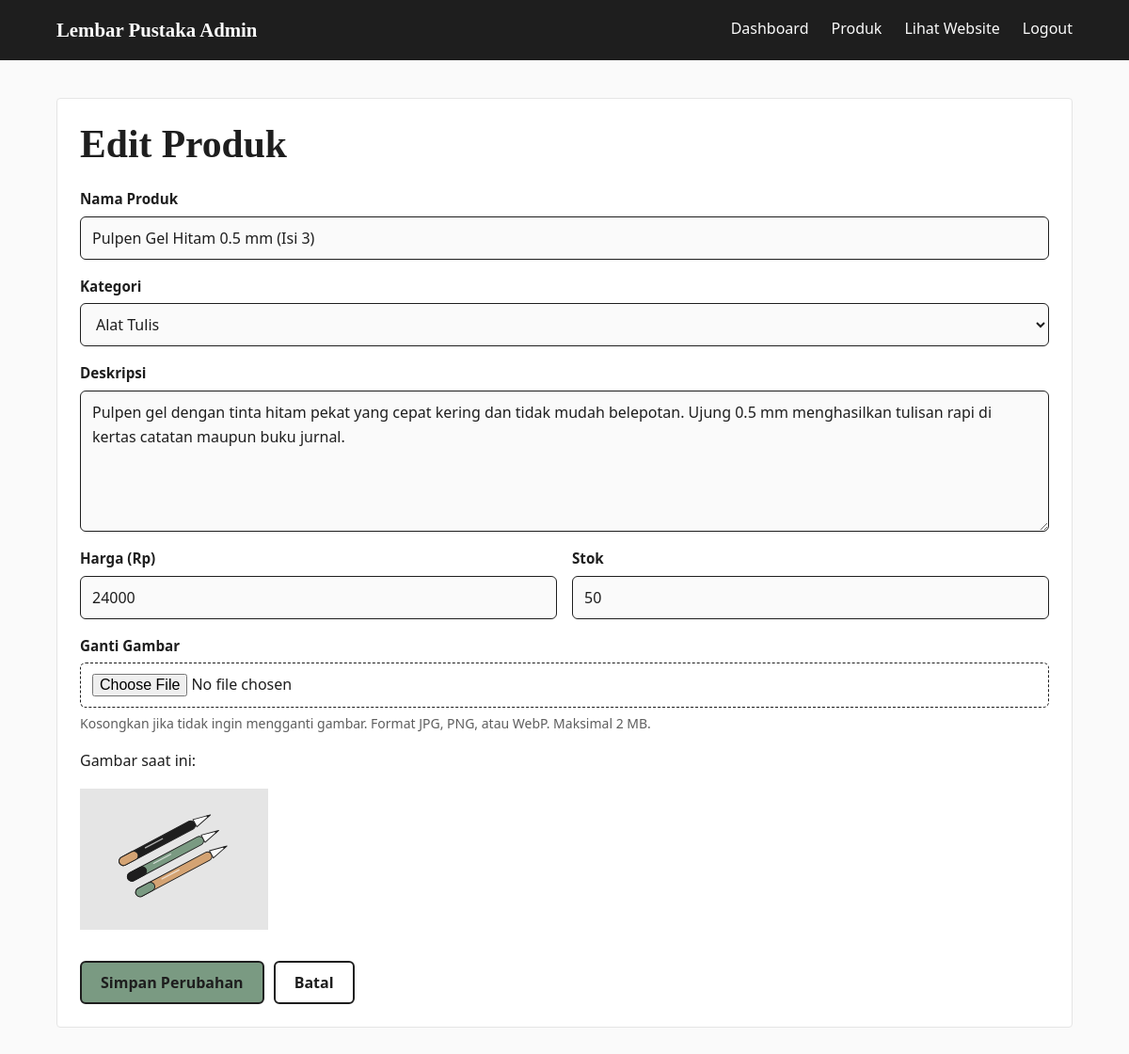
Screenshot of /admin/edit.php?id=2 (signed in) with the database file from the repository.
### tables this page shows
CREATE TABLE `produk` (
  `id` int(11) NOT NULL AUTO_INCREMENT,
  `nama` varchar(100) NOT NULL,
  `kategori` varchar(50) NOT NULL,
  `deskripsi` text NOT NULL,
  `harga` decimal(12,2) NOT NULL,
  `stok` int(11) NOT NULL DEFAULT '0',
  `gambar` varchar(255) DEFAULT NULL,
  `created_at` timestamp NOT NULL DEFAULT CURRENT_TIMESTAMP,
  PRIMARY KEY (`id`),
  KEY `kategori` (`kategori`)
);

### config/database.php (called while the page is built, shortened)
<?php
$daftar_kategori = [
    'Buku Tulis',
    'Alat Tulis',
    'Sampul & Pelindung',
    'Pembatas Buku',
    'Aksesoris Baca',
];
function e($teks)
{
    return htmlspecialchars((string)$teks, ENT_QUOTES, 'UTF-8');
}

### admin/edit.php (the view, shortened to what this page needs)
<?php
require_once "../config/database.php";
$id = isset($_GET['id'])
    ? (int)$_GET['id']
    : 0;
$stmt = mysqli_prepare(
    $conn,
    "SELECT * FROM produk
     WHERE id = ?"
);
mysqli_stmt_bind_param($stmt, "i", $id);
mysqli_stmt_execute($stmt);
$produk = mysqli_fetch_assoc(
    mysqli_stmt_get_result($stmt)
);
include "../includes/header.php";
?>
<main class="container page">
    <div class="card">
        <h1>Edit Produk</h1>
        <form
            action="proses_produk.php"
            method="POST"
            enctype="multipart/form-data"
        >
            <label for="nama">Nama Produk</label>
            <input
                type="text"
                id="nama"
                name="nama"
                maxlength="100"
                value="<?= e($produk['nama']); ?>"
                required
            >
            <label for="kategori">Kategori</label>
            <select id="kategori" name="kategori" required>
                <?php foreach ($daftar_kategori as $kat): ?>
                    <option
                        value="<?= e($kat); ?>"
                        <?= $produk['kategori'] === $kat ? 'selected' : ''; ?>
                    >
                        <?= e($kat); ?>
                    </option>
                <?php endforeach; ?>
            </select>
            <label for="deskripsi">Deskripsi</label>
            <textarea
                id="deskripsi"
                name="deskripsi"
                rows="5"
                required
            ><?= e($produk['deskripsi']); ?></textarea>
            <div class="form-baris">
                <div>
                    <label for="harga">Harga (Rp)</label>
                    <input
                        type="number"
                        id="harga"
                        name="harga"
                        min="0"
                        value="<?= (int)$produk['harga']; ?>"
                        required
                    >
                </div>
                <div>
                    <label for="stok">Stok</label>
                    <input
                        type="number"
                        id="stok"
                        name="stok"
                        min="0"
                        value="<?= (int)$produk['stok']; ?>"
                        required
                    >
                </div>
            </div>
            <label for="gambar">Ganti Gambar</label>
            <input
                type="file"
                id="gambar"
                name="gambar"
                accept=".jpg,.jpeg,.png,.webp"
            >
            <p class="bantuan">
                Kosongkan jika tidak ingin mengganti gambar.
                Format JPG, PNG, atau WebP. Maksimal 2 MB.
            </p>
            <?php if ($produk['gambar']): ?>
                <p>Gambar saat ini:</p>
                <img
                    src="../uploads/produk/<?= e($produk['gambar']); ?>"
                    alt="<?= e($produk['nama']); ?>"
                    width="200"
                >
            <?php endif; ?>
            <br><br>
            <div class="form-aksi">
                <button
                    type="submit"
                    class="btn"
                >
                    Simpan Perubahan
                </button>
                <a
                    href="produk.php"
                    class="btn btn-outline"
                >
                    Batal
                </a>
            </div>
        </form>
    </div>
</main>
<?php include "../includes/footer.php"; ?>

### assets/style.css (style rules this page uses)
:root { --bg: #FAFAFA; --ink: #1E1E1E; --sage: #7A9A82; --mustard: #D4A373; --line: #E5E5E5; --muted: #5E5E5E; --surface: #FFFFFF; --danger: #A63D2F; --font-judul: Georgia, "Times New Roman", serif; --font-isi: "Segoe UI", system-ui, -apple-system, Helvetica, Arial, sans-serif; }
* { box-sizing: border-box; }
html { -webkit-text-size-adjust: 100%; }
body { margin: 0; min-height: 100vh; display: flex; flex-direction: column; font-family: var(--font-isi); font-size: 16px; line-height: 1.6; background: var(--bg); color: var(--ink); }
h1, h2, h3 { font-family: var(--font-judul); font-weight: 700; line-height: 1.2; margin: 0 0 .5em; }
h1 { font-size: clamp(1.8rem, 4vw, 2.6rem); }
p { margin: 0 0 1em; }
a { color: var(--ink); }
img { max-width: 100%; }
.container { width: 90%; max-width: 1100px; margin: auto; }
main, .page { padding: 40px 0 64px; }
.btn { display: inline-block; padding: 10px 20px; background: var(--sage); color: var(--ink); font: inherit; font-weight: 600; line-height: 1.4; text-decoration: none; border: 2px solid var(--ink); border-radius: 6px; cursor: pointer; transition: background-color .15s, color .15s; }
.btn-outline { background: transparent; }
.card { background: var(--surface); padding: 24px; border: 1px solid var(--line); border-radius: 4px; margin-bottom: 24px; }
label { font-weight: 600; font-size: .95rem; }
input, textarea, select { display: block; width: 100%; padding: 10px 12px; margin-top: 5px; margin-bottom: 16px; font: inherit; color: var(--ink); background: var(--bg); border: 1px solid var(--ink); border-radius: 6px; }
input[type="file"] { background: transparent; border: 1px dashed var(--ink); }
input:not([type="file"]), select { height: 46px; }
.form-aksi { display: flex; flex-wrap: wrap; gap: 10px; }
.form-baris { display: grid; grid-template-columns: 1fr 1fr; gap: 0 16px; }
.bantuan { color: var(--muted); font-size: .875rem; margin: -10px 0 16px; }

### rows the page displays
produk: nama "Pulpen Gel Hitam 0.5 mm (Isi 3)", deskripsi "Pulpen gel dengan tinta hitam pekat yang cepat kering dan tidak mudah belepotan. Ujung 0.5 mm menghasilkan tulisan rapi di kertas catatan maupun buku jurnal.", harga "24000", stok "50", gambar (picture)

### other values shown
NAMA_TOKO "Lembar Pustaka"
$label "Dashboard Produk"
form field kategori "Alat Tulis"
